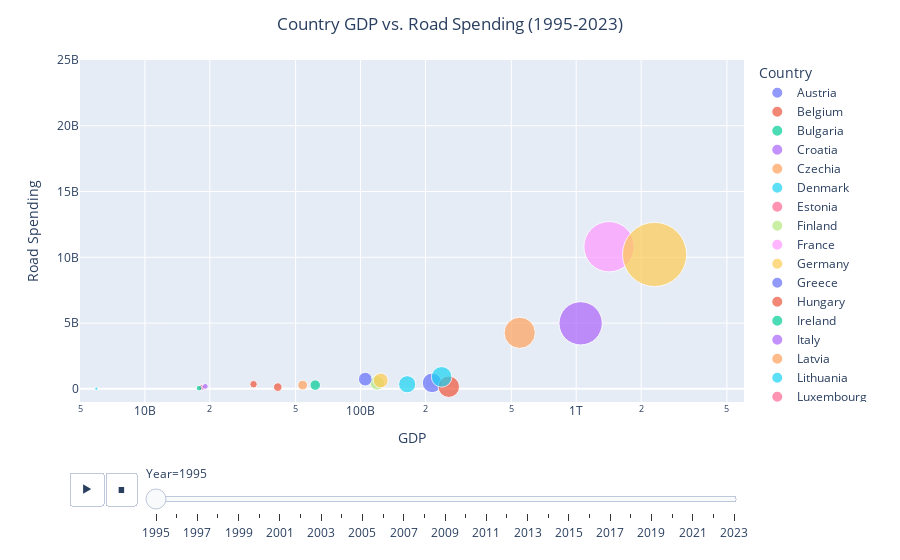

Notebook source saved alongside this figure:
### Code cell
gdp = final_gdp_roadspending_df['GDP']
road_spend = final_gdp_roadspending_df['RoadSpending']
country = final_gdp_roadspending_df["Country"]
year = final_gdp_roadspending_df['Year']
df = df = final_gdp_roadspending_df
fig = px.scatter(df , x= gdp, y= road_spend, animation_frame= year, size= gdp, color= country,
           hover_name= country, log_x=True, size_max=60, range_x=[5e+9,6e+12], range_y=[(-1000000000),2.5e+10])
fig.update_layout(
    xaxis_title="GDP",
    yaxis_title= "Road Spending", 
    title={
        "text": "Country GDP vs. Road Spending (1995-2023)",
        "x": 0.5,
        "xanchor": "center"
    }
)
fig.write_image("GDP_vs_Road_Spending_per_country.png")
fig.show()

### Figure 1 — Plotly figure (JSON) as saved in the notebook; plotly's stock layout.template omitted (floating-point values rounded to 4 significant figures)
{"data": [{"hovertemplate": "<b>%{hovertext}</b><br><br>Country=Austria<br>Year=1995<br>GDP=%{marker.size}<br>RoadSpending=%{y}<extra></extra>", "hovertext": ["Austria"], "legendgroup": "Austria", "marker": {"color": "#636efa", "size": [214698260000], "sizemode": "area", "sizeref": 1119177225, "symbol": "circle"}, "mode": "markers", "name": "Austria", "orientation": "v", "showlegend": true, "type": "scatter", "x": [214698260000], "xaxis": "x", "y": [457000000], "yaxis": "y"}, {"hovertemplate": "<b>%{hovertext}</b><br><br>Country=Belgium<br>Year=1995<br>GDP=%{marker.size}<br>RoadSpending=%{y}<extra></extra>", "hovertext": ["Belgium"], "legendgroup": "Belgium", "marker": {"color": "#EF553B", "size": [256587890000], "sizemode": "area", "sizeref": 1119177225, "symbol": "circle"}, "mode": "markers", "name": "Belgium", "orientation": "v", "showlegend": true, "type": "scatter", "x": [256587890000], "xaxis": "x", "y": [160000000], "yaxis": "y"}, {"hovertemplate": "<b>%{hovertext}</b><br><br>Country=Bulgaria<br>Year=1995<br>GDP=%{marker.size}<br>RoadSpending=%{y}<extra></extra>", "hovertext": ["Bulgaria"], "legendgroup": "Bulgaria", "marker": {"color": "#00cc96", "size": [16902880000], "sizemode": "area", "sizeref": 1119177225, "symbol": "circle"}, "mode": "markers", "name": "Bulgaria", "orientation": "v", "showlegend": true, "type": "scatter", "x": [16902880000], "xaxis": "x", "y": [null], "yaxis": "y"}, {"hovertemplate": "<b>%{hovertext}</b><br><br>Country=Croatia<br>Year=1995<br>GDP=%{marker.size}<br>RoadSpending=%{y}<extra></extra>", "hovertext": ["Croatia"], "legendgroup": "Croatia", "marker": {"color": "#ab63fa", "size": [18378500000], "sizemode": "area", "sizeref": 1119177225, "symbol": "circle"}, "mode": "markers", "name": "Croatia", "orientation": "v", "showlegend": true, "type": "scatter", "x": [18378500000], "xaxis": "x", "y": [64240000.0], "yaxis": "y"}, {"hovertemplate": "<b>%{hovertext}</b><br><br>Country=Czechia<br>Year=1995<br>GDP=%{marker.size}<br>RoadSpending=%{y}<extra></extra>", "hovertext": ["Czechia"], "legendgroup": "Czechia", "marker": {"color": "#FFA15A", "size": [53902850000], "sizemode": "area", "sizeref": 1119177225, "symbol": "circle"}, "mode": "markers", "name": "Czechia", "orientation": "v", "showlegend": true, "type": "scatter", "x": [53902850000], "xaxis": "x", "y": [282500000.0], "yaxis": "y"}, {"hovertemplate": "<b>%{hovertext}</b><br><br>Country=Denmark<br>Year=1995<br>GDP=%{marker.size}<br>RoadSpending=%{y}<extra></extra>", "hovertext": ["Denmark"], "legendgroup": "Denmark", "marker": {"color": "#19d3f3", "size": [164516500000], "sizemode": "area", "sizeref": 1119177225, "symbol": "circle"}, "mode": "markers", "name": "Denmark", "orientation": "v", "showlegend": true, "type": "scatter", "x": [164516500000], "xaxis": "x", "y": [351800000.0], "yaxis": "y"}, {"hovertemplate": "<b>%{hovertext}</b><br><br>Country=Estonia<br>Year=1995<br>GDP=%{marker.size}<br>RoadSpending=%{y}<extra></extra>", "hovertext": ["Estonia"], "legendgroup": "Estonia", "marker": {"color": "#FF6692", "size": [3479010000], "sizemode": "area", "sizeref": 1119177225, "symbol": "circle"}, "mode": "markers", "name": "Estonia", "orientation": "v", "showlegend": true, "type": "scatter", "x": [3479010000], "xaxis": "x", "y": [8000000], "yaxis": "y"}, {"hovertemplate": "<b>%{hovertext}</b><br><br>Country=Finland<br>Year=1995<br>GDP=%{marker.size}<br>RoadSpending=%{y}<extra></extra>", "hovertext": ["Finland"], "legendgroup": "Finland", "marker": {"color": "#B6E880", "size": [119400000000.0], "sizemode": "area", "sizeref": 1119177225, "symbol": "circle"}, "mode": "markers", "name": "Finland", "orientation": "v", "showlegend": true, "type": "scatter", "x": [119400000000.0], "xaxis": "x", "y": [457000000], "yaxis": "y"}, {"hovertemplate": "<b>%{hovertext}</b><br><br>Country=France<br>Year=1995<br>GDP=%{marker.size}<br>RoadSpending=%{y}<extra></extra>", "hovertext": ["France"], "legendgroup": "France", "marker": {"color": "#FF97FF", "size": [1420662500000], "sizemode": "area", "sizeref": 1119177225, "symbol": "circle"}, "mode": "markers", "name": "France", "orientation": "v", "showlegend": true, "type": "scatter", "x": [1420662500000], "xaxis": "x", "y": [10805267015], "yaxis": "y"}, {"hovertemplate": "<b>%{hovertext}</b><br><br>Country=Germany<br>Year=1995<br>GDP=%{marker.size}<br>RoadSpending=%{y}<extra></extra>", "hovertext": ["Germany"], "legendgroup": "Germany", "marker": {"color": "#FECB52", "size": [2309789410000], "sizemode": "area", "sizeref": 1119177225, "symbol": "circle"}, "mode": "markers", "name": "Germany", "orientation": "v", "showlegend": true, "type": "scatter", "x": [2309789410000], "xaxis": "x", "y": [10216000000], "yaxis": "y"}, {"hovertemplate": "<b>%{hovertext}</b><br><br>Country=Greece<br>Year=1995<br>GDP=%{marker.size}<br>RoadSpending=%{y}<extra></extra>", "hovertext": ["Greece"], "legendgroup": "Greece", "marker": {"color": "#636efa", "size": [121877490000], "sizemode": "area", "sizeref": 1119177225, "symbol": "circle"}, "mode": "markers", "name": "Greece", "orientation": "v", "showlegend": true, "type": "scatter", "x": [121877490000], "xaxis": "x", "y": [null], "yaxis": "y"}, {"hovertemplate": "<b>%{hovertext}</b><br><br>Country=Hungary<br>Year=1995<br>GDP=%{marker.size}<br>RoadSpending=%{y}<extra></extra>", "hovertext": ["Hungary"], "legendgroup": "Hungary", "marker": {"color": "#EF553B", "size": [41319140000], "sizemode": "area", "sizeref": 1119177225, "symbol": "circle"}, "mode": "markers", "name": "Hungary", "orientation": "v", "showlegend": true, "type": "scatter", "x": [41319140000], "xaxis": "x", "y": [131100000.0], "yaxis": "y"}, {"hovertemplate": "<b>%{hovertext}</b><br><br>Country=Ireland<br>Year=1995<br>GDP=%{marker.size}<br>RoadSpending=%{y}<extra></extra>", "hovertext": ["Ireland"], "legendgroup": "Ireland", "marker": {"color": "#00cc96", "size": [61641400000], "sizemode": "area", "sizeref": 1119177225, "symbol": "circle"}, "mode": "markers", "name": "Ireland", "orientation": "v", "showlegend": true, "type": "scatter", "x": [61641400000], "xaxis": "x", "y": [283000000], "yaxis": "y"}, {"hovertemplate": "<b>%{hovertext}</b><br><br>Country=Italy<br>Year=1995<br>GDP=%{marker.size}<br>RoadSpending=%{y}<extra></extra>", "hovertext": ["Italy"], "legendgroup": "Italy", "marker": {"color": "#ab63fa", "size": [1048406650000], "sizemode": "area", "sizeref": 1119177225, "symbol": "circle"}, "mode": "markers", "name": "Italy", "orientation": "v", "showlegend": true, "type": "scatter", "x": [1048406650000], "xaxis": "x", "y": [4980000000], "yaxis": "y"}, {"hovertemplate": "<b>%{hovertext}</b><br><br>Country=Latvia<br>Year=1995<br>GDP=%{marker.size}<br>RoadSpending=%{y}<extra></extra>", "hovertext": ["Latvia"], "legendgroup": "Latvia", "marker": {"color": "#FFA15A", "size": [4815790000], "sizemode": "area", "sizeref": 1119177225, "symbol": "circle"}, "mode": "markers", "name": "Latvia", "orientation": "v", "showlegend": true, "type": "scatter", "x": [4815790000], "xaxis": "x", "y": [3000000], "yaxis": "y"}, {"hovertemplate": "<b>%{hovertext}</b><br><br>Country=Lithuania<br>Year=1995<br>GDP=%{marker.size}<br>RoadSpending=%{y}<extra></extra>", "hovertext": ["Lithuania"], "legendgroup": "Lithuania", "marker": {"color": "#19d3f3", "size": [5954990000], "sizemode": "area", "sizeref": 1119177225, "symbol": "circle"}, "mode": "markers", "name": "Lithuania", "orientation": "v", "showlegend": true, "type": "scatter", "x": [5954990000], "xaxis": "x", "y": [15000000], "yaxis": "y"}, {"hovertemplate": "<b>%{hovertext}</b><br><br>Country=Luxembourg<br>Year=1995<br>GDP=%{marker.size}<br>RoadSpending=%{y}<extra></extra>", "hovertext": ["Luxembourg"], "legendgroup": "Luxembourg", "marker": {"color": "#FF6692", "size": [18308190000], "sizemode": "area", "sizeref": 1119177225, "symbol": "circle"}, "mode": "markers", "name": "Luxembourg", "orientation": "v", "showlegend": true, "type": "scatter", "x": [18308190000], "xaxis": "x", "y": [113700000.0], "yaxis": "y"}, {"hovertemplate": "<b>%{hovertext}</b><br><br>Country=Malta<br>Year=1995<br>GDP=%{marker.size}<br>RoadSpending=%{y}<extra></extra>", "hovertext": ["Malta"], "legendgroup": "Malta", "marker": {"color": "#B6E880", "size": [3172850000], "sizemode": "area", "sizeref": 1119177225, "symbol": "circle"}, "mode": "markers", "name": "Malta", "orientation": "v", "showlegend": true, "type": "scatter", "x": [3172850000], "xaxis": "x", "y": [148100.0], "yaxis": "y"}, {"hovertemplate": "<b>%{hovertext}</b><br><br>Country=Netherlands<br>Year=1995<br>GDP=%{marker.size}<br>RoadSpending=%{y}<extra></extra>", "hovertext": ["Netherlands"], "legendgroup": "Netherlands", "marker": {"color": "#FF97FF", "size": [403505530000], "sizemode": "area", "sizeref": 1119177225, "symbol": "circle"}, "mode": "markers", "name": "Netherlands", "orientation": "v", "showlegend": true, "type": "scatter", "x": [403505530000], "xaxis": "x", "y": [null], "yaxis": "y"}, {"hovertemplate": "<b>%{hovertext}</b><br><br>Country=Poland<br>Year=1995<br>GDP=%{marker.size}<br>RoadSpending=%{y}<extra></extra>", "hovertext": ["Poland"], "legendgroup": "Poland", "marker": {"color": "#FECB52", "size": [124033070000], "sizemode": "area", "sizeref": 1119177225, "symbol": "circle"}, "mode": "markers", "name": "Poland", "orientation": "v", "showlegend": true, "type": "scatter", "x": [124033070000], "xaxis": "x", "y": [638200000.0], "yaxis": "y"}, {"hovertemplate": "<b>%{hovertext}</b><br><br>Country=Portugal<br>Year=1995<br>GDP=%{marker.size}<br>RoadSpending=%{y}<extra></extra>", "hovertext": ["Portugal"], "legendgroup": "Portugal", "marker": {"color": "#636efa", "size": [105181980000], "sizemode": "area", "sizeref": 1119177225, "symbol": "circle"}, "mode": "markers", "name": "Portugal", "orientation": "v", "showlegend": true, "type": "scatter", "x": [105181980000], "xaxis": "x", "y": [737000000], "yaxis": "y"}, {"hovertemplate": "<b>%{hovertext}</b><br><br>Country=Romania<br>Year=1995<br>GDP=%{marker.size}<br>RoadSpending=%{y}<extra></extra>", "hovertext": ["Romania"], "legendgroup": "Romania", "marker": {"color": "#EF553B", "size": [31895820000], "sizemode": "area", "sizeref": 1119177225, "symbol": "circle"}, "mode": "markers", "name": "Romania", "orientation": "v", "showlegend": true, "type": "scatter", "x": [31895820000], "xaxis": "x", "y": [352100000.0], "yaxis": "y"}, {"hovertemplate": "<b>%{hovertext}</b><br><br>Country=Slovak Republic<br>Year=1995<br>GDP=%{marker.size}<br>RoadSpending=%{y}<extra></extra>", "hovertext": ["Slovak Republic"], "legendgroup": "Slovak Republic", "marker": {"color": "#00cc96", "size": [17830260000], "sizemode": "area", "sizeref": 1119177225, "symbol": "circle"}, "mode": "markers", "name": "Slovak Republic", "orientation": "v", "showlegend": true, "type": "scatter", "x": [17830260000], "xaxis": "x", "y": [53000000], "yaxis": "y"}, {"hovertemplate": "<b>%{hovertext}</b><br><br>Country=Slovenia<br>Year=1995<br>GDP=%{marker.size}<br>RoadSpending=%{y}<extra></extra>", "hovertext": ["Slovenia"], "legendgroup": "Slovenia", "marker": {"color": "#ab63fa", "size": [19045110000], "sizemode": "area", "sizeref": 1119177225, "symbol": "circle"}, "mode": "markers", "name": "Slovenia", "orientation": "v", "showlegend": true, "type": "scatter", "x": [19045110000], "xaxis": "x", "y": [186000000], "yaxis": "y"}, {"hovertemplate": "<b>%{hovertext}</b><br><br>Country=Spain<br>Year=1995<br>GDP=%{marker.size}<br>RoadSpending=%{y}<extra></extra>", "hovertext": ["Spain"], "legendgroup": "Spain", "marker": {"color": "#FFA15A", "size": [547094570000], "sizemode": "area", "sizeref": 1119177225, "symbol": "circle"}, "mode": "markers", "name": "Spain", "orientation": "v", "showlegend": true, "type": "scatter", "x": [547094570000], "xaxis": "x", "y": [4263000000], "yaxis": "y"}, {"hovertemplate": "<b>%{hovertext}</b><br><br>Country=Sweden<br>Year=1995<br>GDP=%{marker.size}<br>RoadSpending=%{y}<extra></extra>", "hovertext": ["Sweden"], "legendgroup": "Sweden", "marker": {"color": "#19d3f3", "size": [237700000000.0], "sizemode": "area", "sizeref": 1119177225, "symbol": "circle"}, "mode": "markers", "name": "Sweden", "orientation": "v", "showlegend": true, "type": "scatter", "x": [237700000000.0], "xaxis": "x", "y": [911500000.0], "yaxis": "y"}], "layout": {"legend": {"itemsizing": "constant", "title": {"text": "Country"}, "tracegroupgap": 0}, "margin": {"t": 60}, "sliders": [{"active": 0, "currentvalue": {"prefix": "Year="}, "len": 0.9, "pad": {"b": 10, "t": 60}, "steps": [{"args": [["1995"], {"frame": {"duration": 0, "redraw": false}, "fromcurrent": true, "mode": "immediate", "transition": {"duration": 0, "easing": "linear"}}], "label": "1995", "method": "animate"}, {"args": [["1996"], {"frame": {"duration": 0, "redraw": false}, "fromcurrent": true, "mode": "immediate", "transition": {"duration": 0, "easing": "linear"}}], "label": "1996", "method": "animate"}, {"args": [["1997"], {"frame": {"duration": 0, "redraw": false}, "fromcurrent": true, "mode": "immediate", "transition": {"duration": 0, "easing": "linear"}}], "label": "1997", "method": "animate"}, {"args": [["1998"], {"frame": {"duration": 0, "redraw": false}, "fromcurrent": true, "mode": "immediate", "transition": {"duration": 0, "easing": "linear"}}], "label": "1998", "method": "animate"}, {"args": [["1999"], {"frame": {"duration": 0, "redraw": false}, "fromcurrent": true, "mode": "immediate", "transition": {"duration": 0, "easing": "linear"}}], "label": "1999", "method": "animate"}, {"args": [["2000"], {"frame": {"duration": 0, "redraw": false}, "fromcurrent": true, "mode": "immediate", "transition": {"duration": 0, "easing": "linear"}}], "label": "2000", "method": "animate"}, {"args": [["2001"], {"frame": {"duration": 0, "redraw": false}, "fromcurrent": true, "mode": "immediate", "transition": {"duration": 0, "easing": "linear"}}], "label": "2001", "method": "animate"}, {"args": [["2002"], {"frame": {"duration": 0, "redraw": false}, "fromcurrent": true, "mode": "immediate", "transition": {"duration": 0, "easing": "linear"}}], "label": "2002", "method": "animate"}, {"args": [["2003"], {"frame": {"duration": 0, "redraw": false}, "fromcurrent": true, "mode": "immediate", "transition": {"duration": 0, "easing": "linear"}}], "label": "2003", "method": "animate"}, {"args": [["2004"], {"frame": {"duration": 0, "redraw": false}, "fromcurrent": true, "mode": "immediate", "transition": {"duration": 0, "easing": "linear"}}], "label": "2004", "method": "animate"}, {"args": [["2005"], {"frame": {"duration": 0, "redraw": false}, "fromcurrent": true, "mode": "immediate", "transition": {"duration": 0, "easing": "linear"}}], "label": "2005", "method": "animate"}, {"args": [["2006"], {"frame": {"duration": 0, "redraw": false}, "fromcurrent": true, "mode": "immediate", "transition": {"duration": 0, "easing": "linear"}}], "label": "2006", "method": "animate"}, {"args": [["2007"], {"frame": {"duration": 0, "redraw": false}, "fromcurrent": true, "mode": "immediate", "transition": {"duration": 0, "easing": "linear"}}], "label": "2007", "method": "animate"}, {"args": [["2008"], {"frame": {"duration": 0, "redraw": false}, "fromcurrent": true, "mode": "immediate", "transition": {"duration": 0, "easing": "linear"}}], "label": "2008", "method": "animate"}, {"args": [["2009"], {"frame": {"duration": 0, "redraw": false}, "fromcurrent": true, "mode": "immediate", "transition": {"duration": 0, "easing": "linear"}}], "label": "2009", "method": "animate"}, {"args": [["2010"], {"frame": {"duration": 0, "redraw": false}, "fromcurrent": true, "mode": "immediate", "transition": {"duration": 0, "easing": "linear"}}], "label": "2010", "method": "animate"}, {"args": [["2011"], {"frame": {"duration": 0, "redraw": false}, "fromcurrent": true, "mode": "immediate", "transition": {"duration": 0, "easing": "linear"}}], "label": "2011", "method": "animate"}, {"args": [["2012"], {"frame": {"duration": 0, "redraw": false}, "fromcurrent": true, "mode": "immediate", "transition": {"duration": 0, "easing": "linear"}}], "label": "2012", "method": "animate"}, {"args": [["2013"], {"frame": {"duration": 0, "redraw": false}, "fromcurrent": true, "mode": "immediate", "transition": {"duration": 0, "easing": "linear"}}], "label": "2013", "method": "animate"}, {"args": [["2014"], {"frame": {"duration": 0, "redraw": false}, "fromcurrent": true, "mode": "immediate", "transition": {"duration": 0, "easing": "linear"}}], "label": "2014", "method": "animate"}, {"args": [["2015"], {"frame": {"duration": 0, "redraw": false}, "fromcurrent": true, "mode": "immediate", "transition": {"duration": 0, "easing": "linear"}}], "label": "2015", "method": "animate"}, {"args": [["2016"], {"frame": {"duration": 0, "redraw": false}, "fromcurrent": true, "mode": "immediate", "transition": {"duration": 0, "easing": "linear"}}], "label": "2016", "method": "animate"}, {"args": [["2017"], {"frame": {"duration": 0, "redraw": false}, "fromcurrent": true, "mode": "immediate", "transition": {"duration": 0, "easing": "linear"}}], "label": "2017", "method": "animate"}, {"args": [["2018"], {"frame": {"duration": 0, "redraw": false}, "fromcurrent": true, "mode": "immediate", "transition": {"duration": 0, "easing": "linear"}}], "label": "2018", "method": "animate"}, {"args": [["2019"], {"frame": {"duration": 0, "redraw": false}, "fromcurrent": true, "mode": "immediate", "transition": {"duration": 0, "easing": "linear"}}], "label": "2019", "method": "animate"}, {"args": [["2020"], {"frame": {"duration": 0, "redraw": false}, "fromcurrent": true, "mode": "immediate", "transition": {"duration": 0, "easing": "linear"}}], "label": "2020", "method": "animate"}, {"args": [["2021"], {"frame": {"duration": 0, "redraw": false}, "fromcurrent": true, "mode": "immediate", "transition": {"duration": 0, "easing": "linear"}}], "label": "2021", "method": "animate"}, {"args": [["2022"], {"frame": {"duration": 0, "redraw": false}, "fromcurrent": true, "mode": "immediate", "transition": {"duration": 0, "easing": "linear"}}], "label": "2022", "method": "animate"}, {"args": [["2023"], {"frame": {"duration": 0, "redraw": false}, "fromcurrent": true, "mode": "immediate", "transition": {"duration": 0, "easing": "linear"}}], "label": "2023", "method": "animate"}], "x": 0.1, "xanchor": "left", "y": 0, "yanchor": "top"}], "title": {"text": "Country GDP vs. Road Spending (1995-2023)", "x": 0.5, "xanchor": "center"}, "updatemenus": [{"buttons": [{"args": [null, {"frame": {"duration": 500, "redraw": false}, "fromcurrent": true, "mode": "immediate", "transition": {"duration": 500, "easing": "linear"}}], "label": "&#9654;", "method": "animate"}, {"args": [[null], {"frame": {"duration": 0, "redraw": false}, "fromcurrent": true, "mode": "immediate", "transition": {"duration": 0, "easing": "linear"}}], "label": "&#9724;", "method": "animate"}], "direction": "left", "pad": {"r": 10, "t": 70}, "showactive": false, "type": "buttons", "x": 0.1, "xanchor": "right", "y": 0, "yanchor": "top"}], "xaxis": {"anchor": "y", "domain": [0, 1], "range": [9.699, 12.78], "title": {"text": "GDP"}, "type": "log"}, "yaxis": {"anchor": "x", "domain": [0, 1], "range": [-1000000000, 25000000000], "title": {"text": "Road Spending"}}}}
